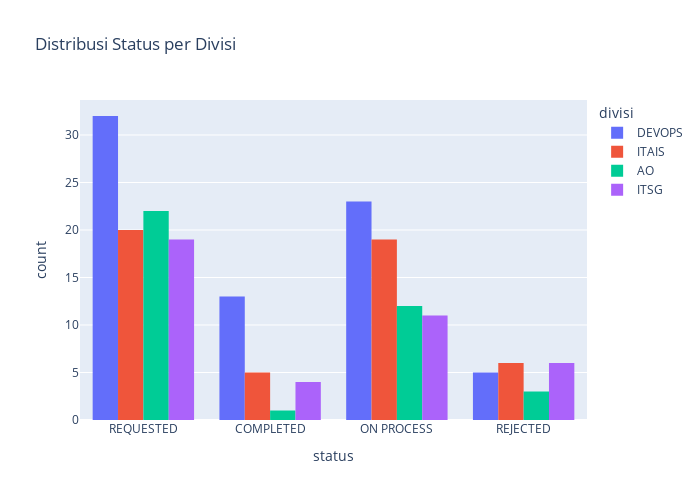

The code cell stored with this chart in its notebook:
### Code cell
fig_bar_stat = px.histogram(df, x='status', color='divisi', barmode="group",
                           title=f"Distribusi Status per Divisi")
fig_bar_stat.update_layout(width=700, height=500, bargap=0.2)
fig_bar_stat.show()

### Figure 1 — Plotly figure (JSON) as saved in the notebook; plotly's stock layout.template omitted (floating-point values rounded to 4 significant figures)
{"data": [{"alignmentgroup": "True", "bingroup": "x", "hovertemplate": "divisi=DEVOPS<br>status=%{x}<br>count=%{y}<extra></extra>", "legendgroup": "DEVOPS", "marker": {"color": "#636efa", "pattern": {"shape": ""}}, "name": "DEVOPS", "offsetgroup": "DEVOPS", "orientation": "v", "showlegend": true, "type": "histogram", "x": ["REQUESTED", "COMPLETED", "ON PROCESS", "COMPLETED", "REQUESTED", "REJECTED", "REJECTED", "REQUESTED", "REQUESTED", "REQUESTED", "COMPLETED", "COMPLETED", "ON PROCESS", "ON PROCESS", "COMPLETED", "REQUESTED", "ON PROCESS", "REQUESTED", "COMPLETED", "ON PROCESS", "COMPLETED", "REQUESTED", "REQUESTED", "REQUESTED", "ON PROCESS", "REQUESTED", "REQUESTED", "REQUESTED", "COMPLETED", "REQUESTED", "REQUESTED", "REQUESTED", "ON PROCESS", "REQUESTED", "REQUESTED", "REQUESTED", "REQUESTED", "COMPLETED", "REJECTED", "REQUESTED", "REQUESTED", "ON PROCESS", "ON PROCESS", "REQUESTED", "COMPLETED", "REQUESTED", "COMPLETED", "REJECTED", "COMPLETED", "ON PROCESS", "ON PROCESS", "COMPLETED", "ON PROCESS", "ON PROCESS", "REQUESTED", "ON PROCESS", "ON PROCESS", "REQUESTED", "REQUESTED", "ON PROCESS", "ON PROCESS", "REQUESTED", "ON PROCESS", "ON PROCESS", "ON PROCESS", "ON PROCESS", "REQUESTED", "REQUESTED", "REQUESTED", "ON PROCESS", "REJECTED", "REQUESTED", "ON PROCESS"], "xaxis": "x", "yaxis": "y"}, {"alignmentgroup": "True", "bingroup": "x", "hovertemplate": "divisi=ITAIS<br>status=%{x}<br>count=%{y}<extra></extra>", "legendgroup": "ITAIS", "marker": {"color": "#EF553B", "pattern": {"shape": ""}}, "name": "ITAIS", "offsetgroup": "ITAIS", "orientation": "v", "showlegend": true, "type": "histogram", "x": ["REJECTED", "REQUESTED", "REQUESTED", "REQUESTED", "ON PROCESS", "REQUESTED", "ON PROCESS", "ON PROCESS", "REJECTED", "REQUESTED", "ON PROCESS", "REQUESTED", "ON PROCESS", "REQUESTED", "REJECTED", "ON PROCESS", "REQUESTED", "ON PROCESS", "REQUESTED", "REQUESTED", "COMPLETED", "REQUESTED", "COMPLETED", "REQUESTED", "ON PROCESS", "ON PROCESS", "ON PROCESS", "REQUESTED", "ON PROCESS", "ON PROCESS", "REQUESTED", "REQUESTED", "ON PROCESS", "ON PROCESS", "ON PROCESS", "REQUESTED", "REQUESTED", "COMPLETED", "REQUESTED", "ON PROCESS", "REJECTED", "COMPLETED", "REQUESTED", "ON PROCESS", "REJECTED", "ON PROCESS", "REJECTED", "REQUESTED", "COMPLETED", "ON PROCESS"], "xaxis": "x", "yaxis": "y"}, {"alignmentgroup": "True", "bingroup": "x", "hovertemplate": "divisi=AO<br>status=%{x}<br>count=%{y}<extra></extra>", "legendgroup": "AO", "marker": {"color": "#00cc96", "pattern": {"shape": ""}}, "name": "AO", "offsetgroup": "AO", "orientation": "v", "showlegend": true, "type": "histogram", "x": ["REQUESTED", "REJECTED", "ON PROCESS", "REQUESTED", "REQUESTED", "ON PROCESS", "COMPLETED", "ON PROCESS", "REQUESTED", "REQUESTED", "REQUESTED", "REQUESTED", "ON PROCESS", "ON PROCESS", "REJECTED", "ON PROCESS", "REQUESTED", "REQUESTED", "ON PROCESS", "REQUESTED", "REQUESTED", "REQUESTED", "REQUESTED", "REQUESTED", "REQUESTED", "REQUESTED", "ON PROCESS", "ON PROCESS", "REQUESTED", "REQUESTED", "ON PROCESS", "ON PROCESS", "REJECTED", "REQUESTED", "REQUESTED", "REQUESTED", "ON PROCESS", "REQUESTED"], "xaxis": "x", "yaxis": "y"}, {"alignmentgroup": "True", "bingroup": "x", "hovertemplate": "divisi=ITSG<br>status=%{x}<br>count=%{y}<extra></extra>", "legendgroup": "ITSG", "marker": {"color": "#ab63fa", "pattern": {"shape": ""}}, "name": "ITSG", "offsetgroup": "ITSG", "orientation": "v", "showlegend": true, "type": "histogram", "x": ["REQUESTED", "REJECTED", "REQUESTED", "REQUESTED", "ON PROCESS", "ON PROCESS", "COMPLETED", "REJECTED", "ON PROCESS", "ON PROCESS", "REJECTED", "REQUESTED", "ON PROCESS", "COMPLETED", "ON PROCESS", "REQUESTED", "REQUESTED", "COMPLETED", "REQUESTED", "COMPLETED", "REQUESTED", "ON PROCESS", "REQUESTED", "ON PROCESS", "REQUESTED", "REQUESTED", "ON PROCESS", "REQUESTED", "ON PROCESS", "ON PROCESS", "REQUESTED", "REQUESTED", "REQUESTED", "REQUESTED", "REJECTED", "REJECTED", "REQUESTED", "REQUESTED", "REJECTED", "REQUESTED"], "xaxis": "x", "yaxis": "y"}], "layout": {"bargap": 0.2, "barmode": "group", "height": 500, "legend": {"title": {"text": "divisi"}, "tracegroupgap": 0}, "title": {"text": "Distribusi Status per Divisi"}, "width": 700, "xaxis": {"anchor": "y", "domain": [0, 1], "title": {"text": "status"}}, "yaxis": {"anchor": "x", "domain": [0, 1], "title": {"text": "count"}}}}
